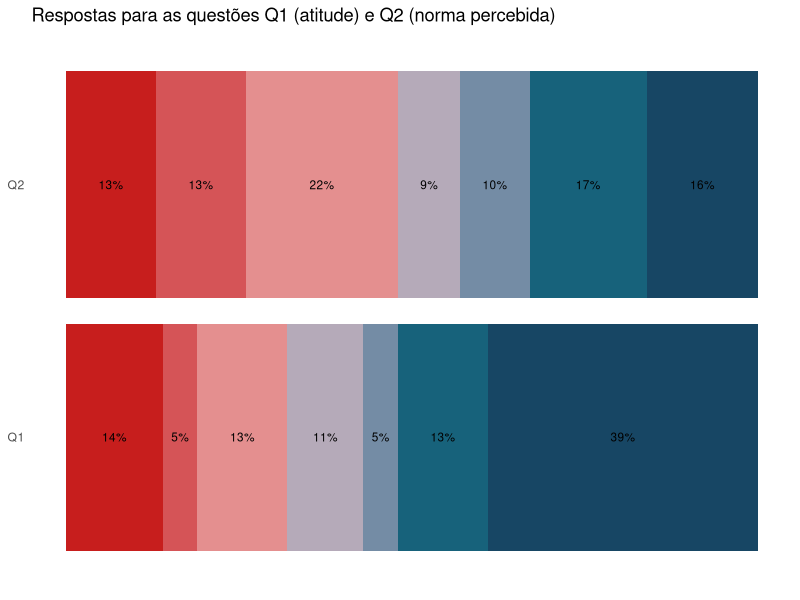
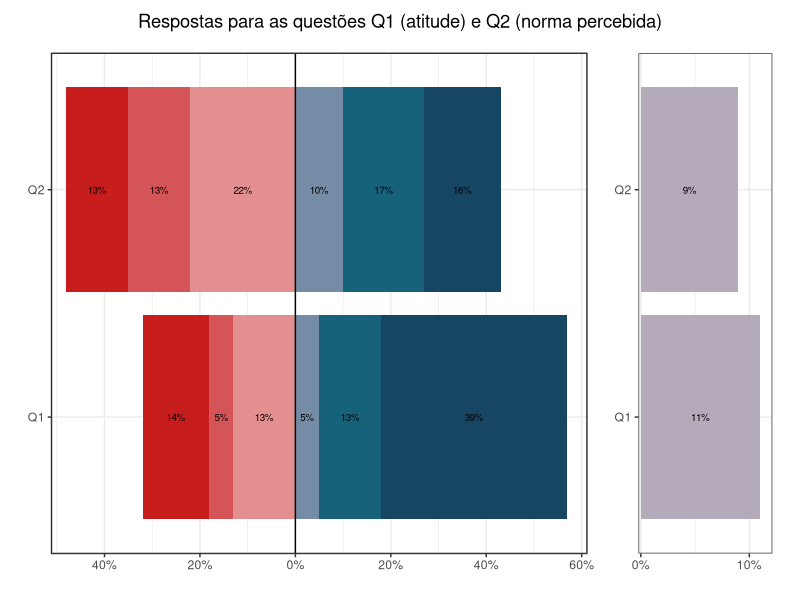

R code for these plots, in order:
## ---- chunk 1
library(tidyverse)

set.seed(123)

# just creating (almost) random numbers
survey_data <- tibble(
  Q1 = rnorm(100, mean = 5, sd = 3),
  Q2 = rnorm(100, mean = 4.5, sd = 2)
)
survey_data <- 
  survey_data |> 
  mutate(Q1 = if_else(Q1 > 7, 7, Q1),
         Q1 = if_else(Q1 < 1, 1, Q1),
         Q2 = if_else(Q2 > 7, 7, Q2),
         Q2 = if_else(Q2 < 1, 1, Q2)) |>
  mutate(Q1 = if_else(Q1 > 4.5, ceiling(Q1), floor(Q1)),
         Q2 = if_else(Q2 > 4.5, ceiling(Q2), floor(Q2))) |> 
  mutate(Q1 = factor(as.character(Q1), 
                     levels = c("1","2","3","4","5","6","7"),
                     ordered = TRUE),
         Q2 = factor(as.character(Q2), 
                     levels = c("1","2","3","4","5","6","7"),
                     ordered = TRUE))
  
## ---- chunk 2
sQ1 <- 
  survey_data |> 
  count(Q1) |> 
  mutate(p = n / sum(n),
         question = "Q1") |> 
  rename(level = Q1) |> 
  select(question, level, p)
sQ2 <- 
  survey_data |> 
  count(Q2) |> 
  mutate(p = n / sum(n),
         question = "Q2") |> 
  rename(level = Q2) |> 
  select(question, level, p)

sdt <- rbind(sQ1, sQ2)
## ---- chunk 3
lik_colors = c("1" = "#C71E1D", "2" = "#D55457", "3" = "#E48F8F", "4" = "#B5AAB9", "5" = "#748CA5", "6" = "#17627B", "7" = "#174664")
sdt |> 
  ggplot(aes(question, p, label = paste0(as.character(100*p),"%"), fill = forcats::fct_rev(level))) +
  geom_col(position = "stack") +
  geom_text(size = 3, position = position_stack(vjust = 0.5)) +
  theme_minimal() +
  labs(title = "Respostas para as questões Q1 (atitude) e Q2 (norma percebida)",
       x = NULL, y = NULL, fill = NULL) +
  scale_fill_manual(values = lik_colors) +
  coord_flip() +
  theme(axis.text.x = element_blank(),
        axis.title.x = element_blank(),
        panel.grid = element_blank(),
        legend.position = "none")
## ---- chunk 4
library(scales)
library(patchwork)

# Separar o valor neutro
sdt_neutral <- sdt |> filter(level == 4)
sdt_nonneutral <- sdt |> filter(level != 4)

p1 <-
  sdt_nonneutral |> 
  mutate(tlabel = paste0((100*p), "%"), # definir o label percentual
         p = if_else(level %in% c(1,2,3), -p, p), # ajustar os valores
         level = factor(level, levels = c("3", "2", "1", "4", "5", "6", "7"))) |> # ajustar a ordem de apresentação 
  ggplot(aes(p, question, fill = fct_rev(level), label = tlabel)) +
  geom_col() +
  geom_text(size = 2.5, position = position_stack(vjust = 0.5)) +
  scale_fill_manual(values = lik_colors) +
  theme_bw() +
  labs(x = NULL, y = NULL) +
  scale_x_continuous(
      breaks = seq(-1, 1, .2),
      labels = ~ scales::percent(abs(.x)),
      expand = c(0.01, 0),
      limits = c(-.5, .6)
    ) +
  coord_cartesian(clip = "off") +
  geom_vline(xintercept = 0)
  
p2 <- 
  sdt_neutral |> 
  mutate(tlabel = paste0((100*p), "%"),
         p = if_else(level %in% c(1,2,3), -p, p),
         level = factor(level, levels = c("3", "2", "1", "4", "5", "6", "7"))) |> 
  ggplot(aes(p, question , fill = fct_rev(level), label = tlabel)) +
  geom_col() +
  geom_text(size = 2.5, position = position_stack(vjust = 0.5)) +
  scale_fill_manual(values = lik_colors) +
  theme_bw() +
  labs(x = NULL, y = NULL) + 
  scale_x_continuous(
      breaks = seq(-1, 1, .1),
      labels = ~ scales::percent(abs(.x)),
      expand = c(0.01, 0),
      limits = c(-0.001, 0.12)
    )

p1 + p2 +
  plot_layout(widths = c(4, 1), guides = "collect") &
  plot_annotation("Respostas para as questões Q1 (atitude) e Q2 (norma percebida)",
                  theme=theme(plot.title=element_text(hjust=0.5))) &
  theme(
    legend.position = "none", 
    # legend.margin = margin(5, 0, 5, 0), 
    # legend.box.margin = margin(0, 0, -10, 0),
    # legend.justification = "right",
    plot.margin = margin(10, 10, 10, 10)
  )
